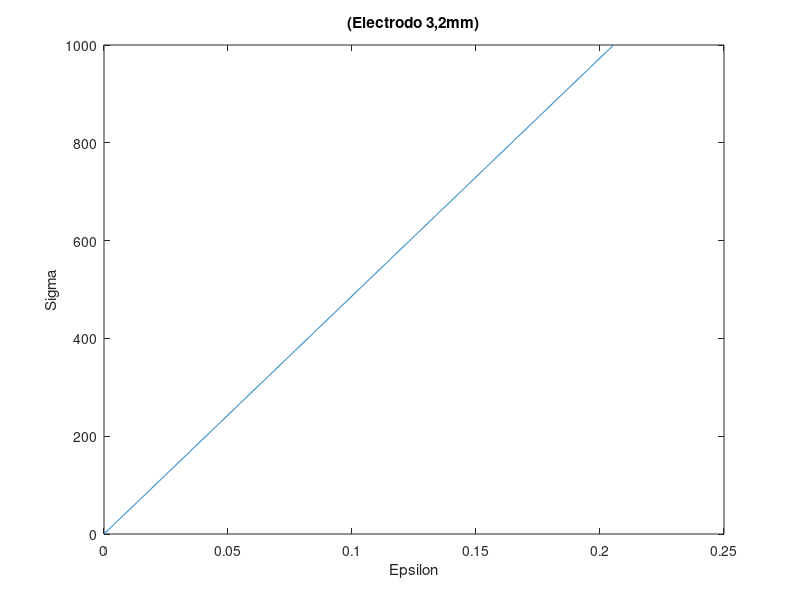
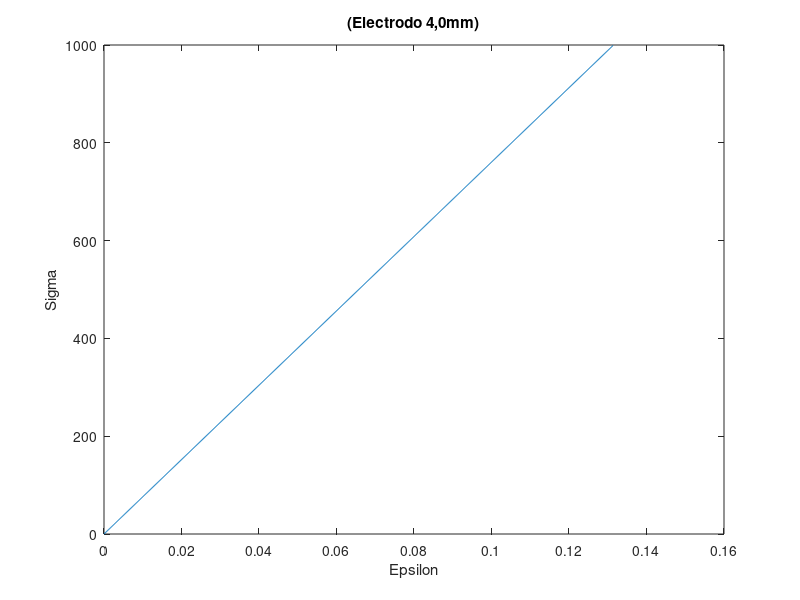

MATLAB code to generate these figures, in order:
clear all;
vSigEp3 = zeros(1000,2);
vSigEp4 = zeros(1000,2);
f = 0;
i = 1;
L = 34.7;
S3 = ((0.32)*(0.32)*pi)/4;
S4 = ((0.4)*(0.4)*pi)/4;
Ea = 2.1*10^(6);
while i <= 1000
  if vSigEp3(i, 2) > 0.12;
    vSigEp3(i, 2) = vSigEp3(i, 2);
  elseif
    vSigEp3(i, 2) = (((f*L)/(S3*Ea)));
    vSigEp3(i, 1) = (f);
  endif
  if vSigEp4(i, 2) > 0.12;
    vSigEp4(i, 2) = vSigEp4(i, 2);
  elseif
    vSigEp4(i, 2) = (((f*L)/(S4*Ea)));
    vSigEp4(i, 1) = (f);
  endif
  f = f+1 ;
  i = i+1;
end
figure(1)
plot(vSigEp3(:, 2), vSigEp3(:, 1));
title('(Electrodo 3,2mm)')
xlabel 'Epsilon';
ylabel 'Sigma';
figure(2)
plot(vSigEp4(:, 2), vSigEp4(:, 1));
title('(Electrodo 4,0mm)')
xlabel 'Epsilon';
ylabel 'Sigma';
